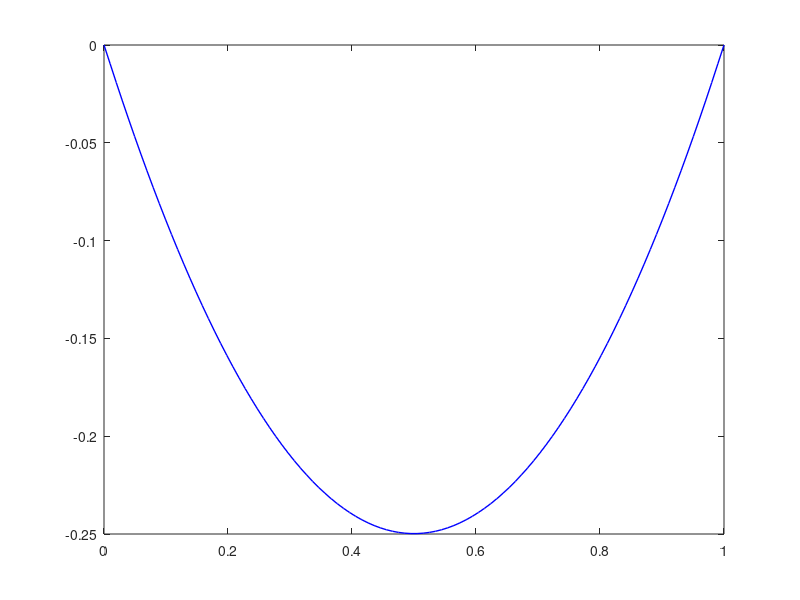

The MATLAB script that drew this image:
clear all
close all

N = 100; % Number of spatial steps
a = 1.0; % Length of the spatial domain
T = 1.0; % Total time of the simulation
dx = a / (N + 1); % Spatial step size
dt = dx / 1.0; % Time step size, chosen based on stability condition
M = fix(T / dt); % Number of time steps

u = zeros(N, M); % Matrix to store the solution u at each grid point and time step
p = zeros(N, M); % Matrix to store the auxiliary variable (velocity) at each grid point and time step
A = zeros(N, N); % Coefficient matrix for the spatial discretization
F = zeros(N, 1); % Not used in the provided code, but typically for source terms or forcing functions
X = zeros(N, 1); % Vector to store the spatial grid points

% Initialization of the coefficient matrix A for the spatial discretization
for n = 2:N-1
    x = n * dx;
    X(n) = x;
    A(n, n) = -2 / dx^2;
    A(n, n+1) = 1 / dx^2;
    A(n, n-1) = 1 / dx^2;
    u(n, 1) = x * (1 - x); % Setting the initial condition for u
end

% Setting the boundary conditions for the spatial discretization matrix A
A(1, 1) = -2 / dx^2;
A(1, 2) = 1 / dx^2;
A(N, N) = -2 / dx^2;
A(N, N-1) = 1 / dx^2;
X(1) = dx;
X(N) = N * dx;

% Setting the boundary values for the initial condition of u
u(1, 1) = dx * (1 - dx);
u(N, 1) = (1 - dx) * dx;

% Time-stepping loop
for m = 1:M
    u(:, m+1) = u(:, m) + dt * p(:, m); % Updating u based on the previous u and p
    p(:, m+1) = p(:, m) + dt * A * u(:, m+1); % Updating p based on A and the new u
    % Plotting can be done here to visualize the solution at each time step
end

% Plotting the final wave profile
figure(2)
plot([0; X; 1], [0; u(:, M); 0], 'b', 'Linewidth', 1)
